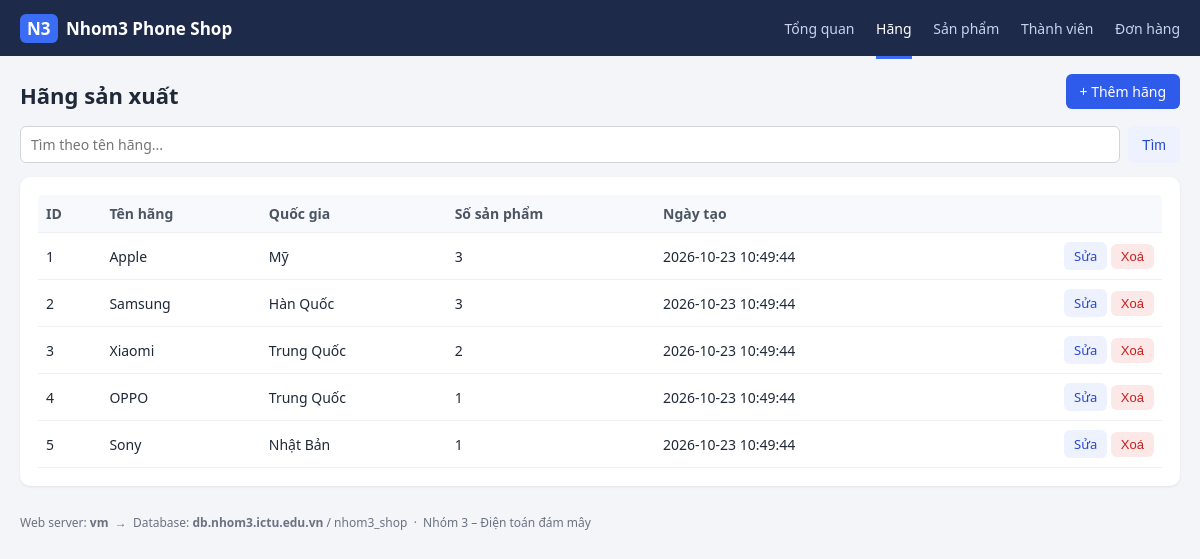
The app's page /brands.php with its own data.
### tables this page shows
CREATE TABLE brands (
  id          INT UNSIGNED AUTO_INCREMENT PRIMARY KEY,
  name        VARCHAR(100) NOT NULL UNIQUE,
  country     VARCHAR(100) NULL,
  created_at  DATETIME NOT NULL DEFAULT CURRENT_TIMESTAMP
);

### brands.php (the view, shortened to what this page needs)
<?php
require __DIR__ . '/inc/db.php';
    require __DIR__ . '/inc/header.php'; ?>
    <?php require __DIR__ . '/inc/footer.php';
$kw   = trim($_GET['q'] ?? '');
$rows = q(
    'SELECT b.*, COUNT(p.id) AS product_count
       FROM brands b LEFT JOIN products p ON p.brand_id = b.id
      WHERE b.name LIKE ?
      GROUP BY b.id ORDER BY b.id',
    ['%' . $kw . '%']
)->fetchAll();
require __DIR__ . '/inc/header.php'; ?>
<div class="page-head">
  <h1>Hãng sản xuất</h1>
  <a class="btn" href="brands.php?action=create">+ Thêm hãng</a>
</div>
<form class="search"><input name="q" value="<?= e($kw) ?>" placeholder="Tìm theo tên hãng..."><button class="btn ghost">Tìm</button></form>
<div class="card">
<table>
  <tr><th>ID</th><th>Tên hãng</th><th>Quốc gia</th><th>Số sản phẩm</th><th>Ngày tạo</th><th></th></tr>
  <?php foreach ($rows as $r): ?>
  <tr>
    <td><?= $r['id'] ?></td>
    <td><?= e($r['name']) ?></td>
    <td><?= e($r['country']) ?></td>
    <td><?= $r['product_count'] ?></td>
    <td><?= e($r['created_at']) ?></td>
    <td class="right">
      <a class="btn ghost sm" href="brands.php?action=edit&id=<?= $r['id'] ?>">Sửa</a>
      <?= delete_button('brands.php?action=delete&id=' . $r['id']) ?>
    </td>
  </tr>
  <?php endforeach; ?>
</table>
</div>
<?php require __DIR__ . '/inc/footer.php'; ?>

### inc/db.php (shortened to what this page needs)
<?php
function db(): PDO
{
    static $pdo = null;
    if ($pdo === null) {
        $dsn = 'mysql:host=' . DB_HOST . ';dbname=' . DB_NAME . ';charset=utf8mb4';
        $pdo = new PDO($dsn, DB_USER, DB_PASS, [
            PDO::ATTR_ERRMODE            => PDO::ERRMODE_EXCEPTION,
            PDO::ATTR_DEFAULT_FETCH_MODE => PDO::FETCH_ASSOC,
            PDO::ATTR_EMULATE_PREPARES   => false,
        ]);
    }
    return $pdo;
}
function q(string $sql, array $params = []): PDOStatement
{
    $st = db()->prepare($sql);
    $st->execute($params);
    return $st;
}
function e($v): string
{
    return htmlspecialchars((string)$v, ENT_QUOTES, 'UTF-8');
}
function csrf_field(): string
{
    return '<input type="hidden" name="_csrf" value="' . e($_SESSION['csrf']) . '">';
}
function delete_button(string $url, string $label = 'Xoá'): string
{
    return '<form method="post" action="' . e($url) . '" class="inline" '
         . 'onsubmit="return confirm(\'Chắc chắn xoá?\')">'
         . csrf_field() . '<button class="btn danger sm">' . e($label) . '</button></form>';
}

### assets/style.css (style rules this page uses)
* { box-sizing: border-box; }
body { margin: 0; font-family: "Segoe UI", Arial, sans-serif; font-size: 14px; color: #1f2937; background: #f3f5f9; }
a { color: #2547d0; text-decoration: none; }
h1 { font-size: 22px; margin: 24px 0 16px; }
.card { background: #fff; border-radius: 10px; padding: 18px; margin-bottom: 18px; box-shadow: 0 1px 3px rgba(0,0,0,.08); }
.card-head, .page-head { display: flex; align-items: center; justify-content: space-between; }
table { width: 100%; border-collapse: collapse; }
th, td { text-align: left; padding: 9px 8px; border-bottom: 1px solid #eef0f4; vertical-align: middle; }
th { background: #f8f9fc; font-weight: 600; color: #4b5563; }
.right { text-align: right; }
.btn { display: inline-block; background: #2f5bea; color: #fff; border: 0; border-radius: 6px; padding: 8px 14px; cursor: pointer; font-size: 14px; }
.btn.ghost { background: #eef2ff; color: #2547d0; }
.btn.danger { background: #fde8e8; color: #c81e1e; }
.btn.sm { padding: 5px 10px; font-size: 13px; }
form.inline { display: inline; }
.search { display: flex; gap: 8px; margin-bottom: 14px; }
.search input { flex: 1; }
input, select, textarea { font: inherit; padding: 8px 10px; border: 1px solid #d1d5db; border-radius: 6px; background: #fff; }

### records on screen
brands: id "1", name "Apple", country "Mỹ", product_count "3", created_at "2026-10-23 10:49:44"
brands: id "2", name "Samsung", country "Hàn Quốc", product_count "3", created_at "2026-10-23 10:49:44"
brands: id "3", name "Xiaomi", country "Trung Quốc", product_count "2", created_at "2026-10-23 10:49:44"
brands: id "4", name "OPPO", country "Trung Quốc", product_count "1", created_at "2026-10-23 10:49:44"
brands: id "5", name "Sony", country "Nhật Bản", product_count "1", created_at "2026-10-23 10:49:44"

### other values on screen
APP_NAME "Nhom3 Phone Shop"
$label "Tổng quan"
$label "Hãng"
$label "Sản phẩm"
$label "Thành viên"
$label "Đơn hàng"
gethostname() "vm"
DB_HOST "db.nhom3.ictu.edu.vn"
DB_NAME "nhom3_shop"
